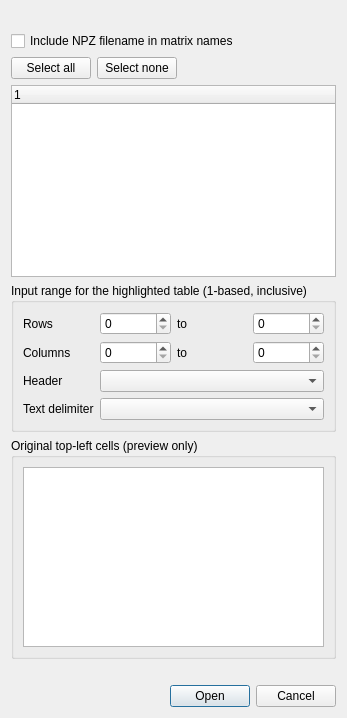
<?xml version="1.0" encoding="UTF-8"?>
<ui version="4.0">
 <class>ImportDialog</class>
 <widget class="QDialog" name="ImportDialog">
  <property name="windowTitle">
   <string>Choose matrices / input range</string>
  </property>
  <layout class="QVBoxLayout" name="form_layout" stretch="0,0,0,1,0,0,0,0">
   <item>
    <widget class="QLabel" name="form_source">
     <property name="wordWrap">
      <bool>true</bool>
     </property>
    </widget>
   </item>
   <item>
    <widget class="QCheckBox" name="include_file_prefix">
     <property name="text">
      <string>Include NPZ filename in matrix names</string>
     </property>
     <property name="toolTip">
      <string>Checked: archive.npz :: member. Unchecked: member only. Applies to all selected matrices, including split channels. The full source stays in tooltips.</string>
     </property>
    </widget>
   </item>
   <item>
    <layout class="QHBoxLayout" name="form_bar">
     <item>
      <widget class="QPushButton" name="select_all">
       <property name="text">
        <string>Select all</string>
       </property>
      </widget>
     </item>
     <item>
      <widget class="QPushButton" name="select_none">
       <property name="text">
        <string>Select none</string>
       </property>
      </widget>
     </item>
     <item>
      <spacer name="bar_spacer">
       <property name="orientation">
        <enum>Qt::Horizontal</enum>
       </property>
       <property name="sizeHint">
        <size>
         <width>0</width>
         <height>0</height>
        </size>
       </property>
      </spacer>
     </item>
    </layout>
   </item>
   <item>
    <widget class="QTreeWidget" name="members" />
   </item>
   <item>
    <widget class="QGroupBox" name="range_box">
     <property name="title">
      <string>Input range for the highlighted table (1-based, inclusive)</string>
     </property>
     <layout class="QFormLayout" name="form">
      <item row="0" column="0">
       <widget class="QLabel" name="start_row_fields_label">
        <property name="text">
         <string>Rows</string>
        </property>
       </widget>
      </item>
      <item row="0" column="1">
       <layout class="QHBoxLayout" name="start_row_fields">
        <item>
         <widget class="NoWheelSpinBox" name="start_row" />
        </item>
        <item>
         <widget class="QLabel" name="start_row_to">
          <property name="text">
           <string>to</string>
          </property>
         </widget>
        </item>
        <item>
         <widget class="NoWheelSpinBox" name="end_row" />
        </item>
       </layout>
      </item>
      <item row="1" column="0">
       <widget class="QLabel" name="start_column_fields_label">
        <property name="text">
         <string>Columns</string>
        </property>
       </widget>
      </item>
      <item row="1" column="1">
       <layout class="QHBoxLayout" name="start_column_fields">
        <item>
         <widget class="NoWheelSpinBox" name="start_column" />
        </item>
        <item>
         <widget class="QLabel" name="start_column_to">
          <property name="text">
           <string>to</string>
          </property>
         </widget>
        </item>
        <item>
         <widget class="NoWheelSpinBox" name="end_column" />
        </item>
       </layout>
      </item>
      <item row="2" column="0">
       <widget class="QLabel" name="form_header_2_label">
        <property name="text">
         <string>Header</string>
        </property>
        <property name="buddy">
         <cstring>header</cstring>
        </property>
       </widget>
      </item>
      <item row="2" column="1">
       <widget class="NoWheelComboBox" name="header" />
      </item>
      <item row="3" column="0">
       <widget class="QLabel" name="form_text_delimiter_label">
        <property name="text">
         <string>Text delimiter</string>
        </property>
        <property name="buddy">
         <cstring>delimiter</cstring>
        </property>
       </widget>
      </item>
      <item row="3" column="1">
       <widget class="NoWheelComboBox" name="delimiter" />
      </item>
     </layout>
    </widget>
   </item>
   <item>
    <widget class="QGroupBox" name="preview_box">
     <property name="title">
      <string>Original top-left cells (preview only)</string>
     </property>
     <layout class="QVBoxLayout" name="form_preview_layout">
      <item>
       <widget class="QTableWidget" name="preview">
        <property name="maximumSize">
         <size>
          <width>16777215</width>
          <height>180</height>
         </size>
        </property>
       </widget>
      </item>
     </layout>
    </widget>
   </item>
   <item>
    <widget class="QLabel" name="note">
     <property name="wordWrap">
      <bool>true</bool>
     </property>
    </widget>
   </item>
   <item>
    <widget class="QDialogButtonBox" name="buttons">
     <property name="standardButtons">
      <set>QDialogButtonBox::Open|QDialogButtonBox::Cancel</set>
     </property>
    </widget>
   </item>
  </layout>
 </widget>
 <customwidgets>
  <customwidget>
   <class>NoWheelComboBox</class>
   <extends>QComboBox</extends>
   <header>utils.qt_widgets</header>
  </customwidget>
  <customwidget>
   <class>NoWheelSpinBox</class>
   <extends>QSpinBox</extends>
   <header>utils.qt_widgets</header>
  </customwidget>
 </customwidgets>
 <resources />
 <connections />
</ui>
